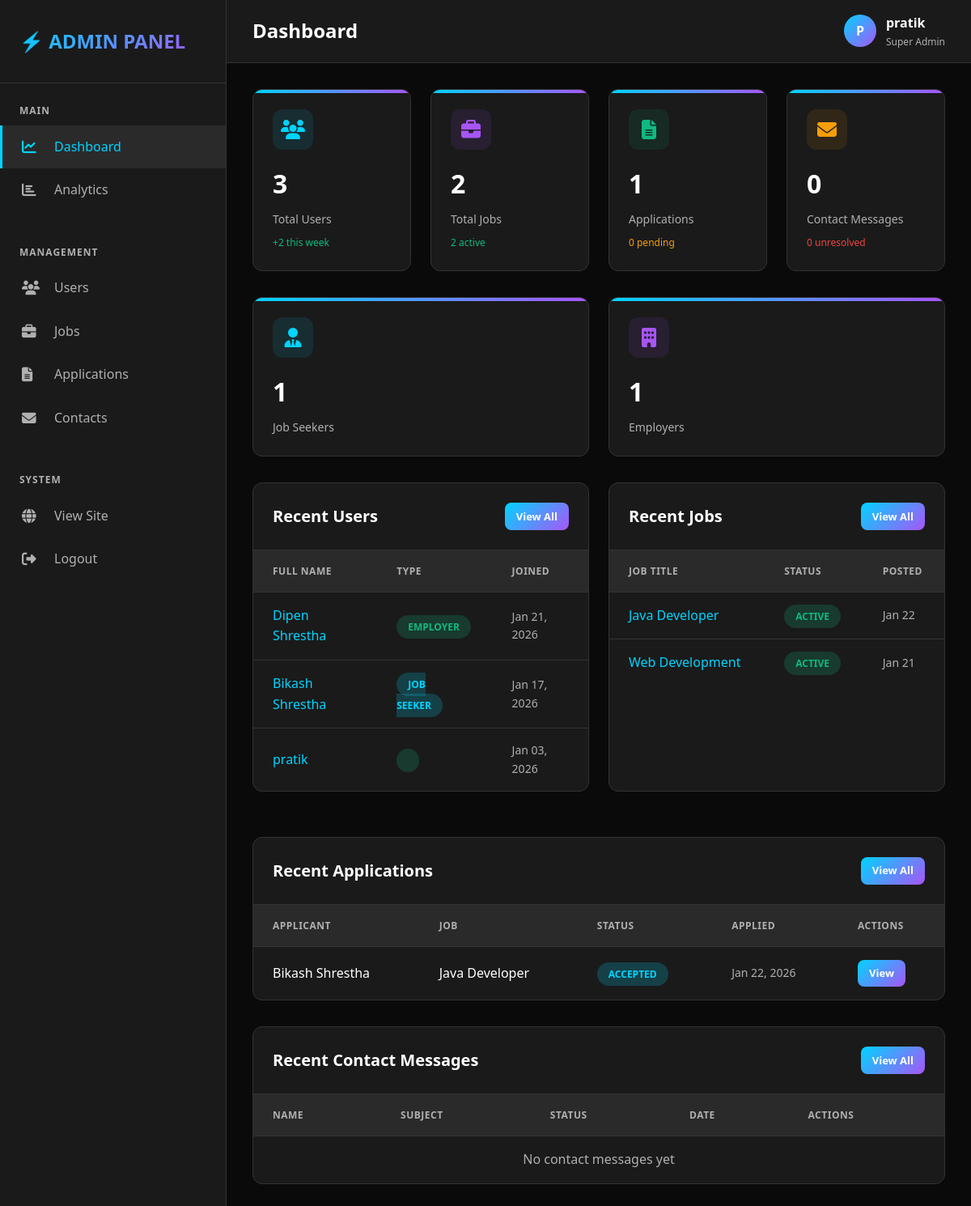
Page /admin-panel/ (signed in) on the committed database.
### jobs/models.py (models this page shows, shortened)
class UserProfile(models.Model):
    USER_TYPES = (
        ('seeker', 'Job Seeker'),
        ('employer', 'Employer'),
    )
    user = models.OneToOneField(User, on_delete=models.CASCADE, related_name='profile')
    user_type = models.CharField(max_length=10, choices=USER_TYPES)
    phone = models.CharField(max_length=15, blank=True)
    location = models.CharField(max_length=100, blank=True)
    bio = models.TextField(blank=True)
    profile_picture = models.ImageField(upload_to='profiles/', blank=True, null=True)
    resume = models.FileField(upload_to='resumes/', blank=True, null=True)
    skills = models.TextField(blank=True, help_text="Comma separated skills")
    experience_years = models.IntegerField(default=0)
    education = models.TextField(blank=True)
    company_name = models.CharField(max_length=200, blank=True)
    company_website = models.URLField(blank=True)
    company_logo = models.ImageField(upload_to='company_logos/', blank=True, null=True)
    company_description = models.TextField(blank=True)
    created_at = models.DateTimeField(auto_now_add=True)
    updated_at = models.DateTimeField(auto_now=True)

class Job(models.Model):
    JOB_TYPES = (
        ('full-time', 'Full Time'),
        ('part-time', 'Part Time'),
        ('contract', 'Contract'),
        ('internship', 'Internship'),
        ('remote', 'Remote'),
    )
    CATEGORIES = (
        ('it', 'IT & Software'),
        ('business', 'Business'),
        ('finance', 'Finance'),
        ('marketing', 'Marketing'),
        ('sales', 'Sales'),
        ('healthcare', 'Healthcare'),
        ('education', 'Education'),
        ('engineering', 'Engineering'),
        ('other', 'Other'),
    )
    employer = models.ForeignKey(User, on_delete=models.CASCADE, related_name='jobs_posted')
    title = models.CharField(max_length=200)
    company_name = models.CharField(max_length=200)
    company_logo = models.ImageField(upload_to='job_logos/', blank=True, null=True)
    description = models.TextField()
    responsibilities = models.TextField()
    requirements = models.TextField()
    category = models.CharField(max_length=50, choices=CATEGORIES)
    job_type = models.CharField(max_length=20, choices=JOB_TYPES)
    location = models.CharField(max_length=100)
    salary_min = models.DecimalField(max_digits=10, decimal_places=2, blank=True, null=True)
    salary_max = models.DecimalField(max_digits=10, decimal_places=2, blank=True, null=True)
    experience_required = models.IntegerField(default=0, help_text="Years of experience")
    skills_required = models.TextField(help_text="Comma separated skills")
    is_active = models.BooleanField(default=True)
    posted_date = models.DateTimeField(default=timezone.now)
    deadline = models.DateField(blank=True, null=True)
    created_at = models.DateTimeField(auto_now_add=True)
    updated_at = models.DateTimeField(auto_now=True)
    class Meta:
        ordering = ['-posted_date']

class Application(models.Model):
    STATUS_CHOICES = (
        ('pending', 'Pending'),
        ('reviewed', 'Reviewed'),
        ('shortlisted', 'Shortlisted'),
        ('rejected', 'Rejected'),
        ('accepted', 'Accepted'),
    )
    job = models.ForeignKey(Job, on_delete=models.CASCADE, related_name='applications')
    applicant = models.ForeignKey(User, on_delete=models.CASCADE, related_name='applications')
    resume = models.FileField(upload_to='application_resumes/')
    cover_letter = models.TextField()
    contact_email = models.EmailField()
    contact_phone = models.CharField(max_length=15)
    status = models.CharField(max_length=20, choices=STATUS_CHOICES, default='pending')
    applied_date = models.DateTimeField(auto_now_add=True)
    updated_at = models.DateTimeField(auto_now=True)
    class Meta:
        ordering = ['-applied_date']
        unique_together = ['job', 'applicant']

### admin_panel/views.py (the view)
    def wrap(request, *args, **kwargs):
        if not request.user.is_superuser:
            return HttpResponseForbidden("Access denied. Admin only.")
        return function(request, *args, **kwargs)

### admin_panel/views.py (called while the page is built)
def admin_required(function):
    def wrap(request, *args, **kwargs):
        if not request.user.is_superuser:
            return HttpResponseForbidden("Access denied. Admin only.")
        return function(request, *args, **kwargs)
    wrap.__doc__ = function.__doc__
    wrap.__name__ = function.__name__
    return wrap

### admin_panel/templates/dashboard.html (shortened to what this page needs)
{% extends 'admin_layout.html' %}
{% block page_title %}Dashboard{% endblock %}
{% block content %}
<div class="stats-grid">
    <div class="stat-card">
        <div class="stat-icon blue">
            <i class="fas fa-users"></i>
        </div>
        <div class="stat-value">{{ stats.total_users }}</div>
        <div class="stat-label">Total Users</div>
        <div style="margin-top: 0.5rem; font-size: 0.75rem; color: var(--accent-green);">
            +{{ new_users_this_week }} this week
        </div>
    </div>
    <div class="stat-card">
        <div class="stat-icon purple">
            <i class="fas fa-briefcase"></i>
        </div>
        <div class="stat-value">{{ stats.total_jobs }}</div>
        <div class="stat-label">Total Jobs</div>
        <div style="margin-top: 0.5rem; font-size: 0.75rem; color: var(--accent-green);">
            {{ stats.active_jobs }} active
        </div>
    </div>
    <div class="stat-card">
        <div class="stat-icon green">
            <i class="fas fa-file-alt"></i>
        </div>
        <div class="stat-value">{{ stats.total_applications }}</div>
        <div class="stat-label">Applications</div>
        <div style="margin-top: 0.5rem; font-size: 0.75rem; color: var(--accent-orange);">
            {{ stats.pending_applications }} pending
        </div>
    </div>
    <div class="stat-card">
        <div class="stat-icon orange">
            <i class="fas fa-envelope"></i>
        </div>
        <div class="stat-value">{{ stats.total_contacts }}</div>
        <div class="stat-label">Contact Messages</div>
        <div style="margin-top: 0.5rem; font-size: 0.75rem; color: var(--accent-red);">
            {{ stats.unresolved_contacts }} unresolved
        </div>
    </div>
</div>
<div style="display: grid; grid-template-columns: repeat(auto-fit, minmax(300px, 1fr)); gap: 1.5rem; margin-bottom: 2rem;">
    <div class="stat-card">
        <div class="stat-icon blue">
            <i class="fas fa-user-tie"></i>
        </div>
        <div class="stat-value">{{ stats.total_seekers }}</div>
        <div class="stat-label">Job Seekers</div>
    </div>
    <div class="stat-card">
        <div class="stat-icon purple">
            <i class="fas fa-building"></i>
        </div>
        <div class="stat-value">{{ stats.total_employers }}</div>
        <div class="stat-label">Employers</div>
    </div>
</div>
<div style="display: grid; grid-template-columns: repeat(auto-fit, minmax(400px, 1fr)); gap: 1.5rem;">
    <div class="table-container">
        <div class="table-header">
            <h3 class="table-title">Recent Users</h3>
            <a href="{% url 'admin_panel:manage_users' %}" class="btn btn-small btn-primary">View All</a>
        </div>
        <table>
            <thead>
                <tr>
                    <th>Full Name</th>
                    <th>Type</th>
                    <th>Joined</th>
                </tr>
            </thead>
            <tbody>
                {% for user in recent_users %}
                <tr>
                    <td>
                        <a href="{% url 'admin_panel:user_detail' user.id %}" style="color: var(--accent-blue); text-decoration: none;">
                            {{ user.get_full_name|default:user.username }}
                        </a>
                    </td>
                    <td>
                        <span class="badge {% if user.profile.user_type == 'seeker' %}badge-blue{% else %}badge-green{% endif %}">
                            {{ user.profile.get_user_type_display }}
                        </span>
                    </td>
                    <td style="color: var(--text-secondary); font-size: 0.875rem;">{{ user.date_joined|date:"M d, Y" }}</td>
                </tr>
                {% empty %}
                <tr>
                    <td colspan="3" style="text-align: center; color: var(--text-secondary);">No users yet</td>
                </tr>
                {% endfor %}
            </tbody>
        </table>
    </div>
    <div class="table-container">
        <div class="table-header">
            <h3 class="table-title">Recent Jobs</h3>
            <a href="{% url 'admin_panel:manage_jobs' %}" class="btn btn-small btn-primary">View All</a>
        </div>
        <table>
            <thead>
                <tr>
                    <th>Job Title</th>
                    <th>Status</th>
                    <th>Posted</th>
                </tr>
            </thead>
            <tbody>
                {% for job in recent_jobs %}
                <tr>
                    <td>
                        <a href="{% url 'admin_panel:job_detail' job.id %}" style="color: var(--accent-blue); text-decoration: none;">
                            {{ job.title|truncatewords:5 }}
                        </a>
                    </td>
                    <td>
                        <span class="badge {% if job.is_active %}badge-green{% else %}badge-red{% endif %}">
                            {% if job.is_active %}Active{% else %}Inactive{% endif %}
                        </span>
                    </td>
                    <td style="color: var(--text-secondary); font-size: 0.875rem;">{{ job.posted_date|date:"M d" }}</td>
                </tr>
                {% empty %}
                <tr>
                    <td colspan="3" style="text-align: center; color: var(--text-secondary);">No jobs yet</td>
                </tr>
                {% endfor %}
            </tbody>
        </table>
    </div>
</div>
<div class="table-container" style="margin-top: 1.5rem;">
    <div class="table-header">
        <h3 class="table-title">Recent Applications</h3>
        <a href="{% url 'admin_panel:manage_applications' %}" class="btn btn-small btn-primary">View All</a>
    </div>
    <table>
        <thead>
            <tr>
                <th>Applicant</th>
                <th>Job</th>
                <th>Status</th>
                <th>Applied</th>
                <th>Actions</th>
            </tr>
        </thead>
        <tbody>
            {% for app in recent_applications %}
            <tr>
                <td>{{ app.applicant.get_full_name|default:app.applicant.username }}</td>
                <td>{{ app.job.title|truncatewords:5 }}</td>
                <td>
                    <span class="badge
                        {% if app.status == 'pending' %}badge-orange
                        {% elif app.status == 'shortlisted' %}badge-green
                        {% elif app.status == 'rejected' %}badge-red
                        {% else %}badge-blue{% endif %}">
                        {{ app.get_status_display }}
                    </span>
                </td>
                <td style="color: var(--text-secondary); font-size: 0.875rem;">{{ app.applied_date|date:"M d, Y" }}</td>
                <td>
                    <a href="{% url 'admin_panel:application_detail' app.id %}" class="btn btn-small btn-primary">View</a>
                </td>
            </tr>
            {% empty %}
            <tr>
                <td colspan="5" style="text-align: center; color: var(--text-secondary);">No applications yet</td>
            </tr>
            {% endfor %}
        </tbody>
        </table>
</div>
<div class="table-container" style="margin-top: 1.5rem;">
    <div class="table-header">
        <h3 class="table-title">Recent Contact Messages</h3>
        <a href="{% url 'admin_panel:manage_contacts' %}" class="btn btn-small btn-primary">View All</a>
    </div>
    <table>
        <thead>
            <tr>
                <th>Name</th>
                <th>Subject</th>
                <th>Status</th>
                <th>Date</th>
                <th>Actions</th>
            </tr>
        </thead>
        <tbody>
            {% for contact in recent_contacts %}
            <tr>
                <td>{{ contact.name }}</td>
                <td>{{ contact.subject|truncatewords:5 }}</td>
                <td>
                    <span class="badge {% if contact.is_resolved %}badge-green{% else %}badge-orange{% endif %}">
                        {% if contact.is_resolved %}Resolved{% else %}Pending{% endif %}
                    </span>
                </td>
                <td style="color: var(--text-secondary); font-size: 0.875rem;">{{ contact.created_at|date:"M d, Y" }}</td>
                <td>
                    <a href="{% url 'admin_panel:contact_detail' contact.id %}" class="btn btn-small btn-primary">View</a>
                </td>
            </tr>
            {% empty %}
            <tr>
                <td colspan="5" style="text-align: center; color: var(--text-secondary);">No contact messages yet</td>
            </tr>
            {% endfor %}
        </tbody>
    </table>
</div>
{% endblock %}

### admin_panel/templates/admin_layout.html (shortened to what this page needs)
<!DOCTYPE html>
<html lang="en">
  <head>
    <link
      rel="stylesheet"
      href="https://cdnjs.cloudflare.com/ajax/libs/font-awesome/6.4.0/css/all.min.css"
    />
    {% load static %}
    <link rel="stylesheet" href="{% static 'css/base.css' %}" />
  </head>
  <body>
    <aside class="sidebar">
      <div class="sidebar-header">
        <div class="sidebar-logo">⚡ ADMIN PANEL</div>
      </div>
      <nav class="sidebar-menu">
        <div class="menu-section">
          <div class="menu-section-title">Main</div>
          <a
            href="{% url 'admin_panel:dashboard' %}"
            class="menu-item {% if request.resolver_match.url_name == 'dashboard' %}active{% endif %}"
          >
            <i class="fas fa-chart-line"></i>
            <span>Dashboard</span>
          </a>
          <a
            href="{% url 'admin_panel:analytics' %}"
            class="menu-item {% if request.resolver_match.url_name == 'analytics' %}active{% endif %}"
          >
            <i class="fas fa-chart-bar"></i>
            <span>Analytics</span>
          </a>
        </div>
        <div class="menu-section">
          <div class="menu-section-title">Management</div>
          <a
            href="{% url 'admin_panel:manage_users' %}"
            class="menu-item {% if 'users' in request.path %}active{% endif %}"
          >
            <i class="fas fa-users"></i>
            <span>Users</span>
          </a>
          <a
            href="{% url 'admin_panel:manage_jobs' %}"
            class="menu-item {% if 'jobs' in request.path and 'admin_panel' in request.path %}active{% endif %}"
          >
            <i class="fas fa-briefcase"></i>
            <span>Jobs</span>
          </a>
          <a
            href="{% url 'admin_panel:manage_applications' %}"
            class="menu-item {% if 'applications' in request.path %}active{% endif %}"
          >
            <i class="fas fa-file-alt"></i>
            <span>Applications</span>
          </a>
          <a
            href="{% url 'admin_panel:manage_contacts' %}"
            class="menu-item {% if 'contacts' in request.path %}active{% endif %}"
          >
            <i class="fas fa-envelope"></i>
            <span>Contacts</span>
          </a>
        </div>
        <div class="menu-section">
          <div class="menu-section-title">System</div>
          <a href="{% url 'jobs:home' %}" class="menu-item">
            <i class="fas fa-globe"></i>
            <span>View Site</span>
          </a>
          <a href="{% url 'jobs:logout' %}" class="menu-item">
            <i class="fas fa-sign-out-alt"></i>
            <span>Logout</span>
          </a>
        </div>
      </nav>
    </aside>
    <div class="main-content">
      <header class="topbar">
        <h1 class="topbar-title">
          {% block page_title %}Dashboard{% endblock %}
        </h1>
        <div class="topbar-actions">
          <div class="user-info">
            <div class="user-avatar">{{ user.username.0|upper }}</div>
            <div>
              <div style="font-weight: 600">{{ user.username }}</div>
              <div style="font-size: 0.75rem; color: var(--text-secondary)">
                Super Admin
              </div>
            </div>
          </div>
        </div>
      </header>
      <div class="content">{% block content %}{% endblock %}</div>
    </div>
  </body>
</html>

### rows in the picture
Job: title "Java Developer", is_active "ACTIVE", posted_date "Jan 22"
Job: title "Web Development", is_active "ACTIVE", posted_date "Jan 21"
Application: applicant.get_full_name "Bikash Shrestha", job "Java Developer", status "ACCEPTED", applied_date "Jan 22, 2026"

### other values in the picture
{{ user.username.0|upper }} "P"
{{ user.username }} "pratik"
{{ stats.total_users }} "3"
{{ new_users_this_week }} "2"
{{ stats.total_jobs }} "2"
{{ stats.active_jobs }} "2"
{{ stats.total_applications }} "1"
{{ stats.pending_applications }} "0"
{{ stats.total_contacts }} "0"
{{ stats.unresolved_contacts }} "0"
{{ stats.total_seekers }} "1"
{{ stats.total_employers }} "1"
{{ user.get_full_name|default:user.username }} "Dipen Shrestha"
{{ user.profile.get_user_type_display }} "EMPLOYER"
{{ user.date_joined|date:"M d, Y" }} "Jan 21, 2026"
